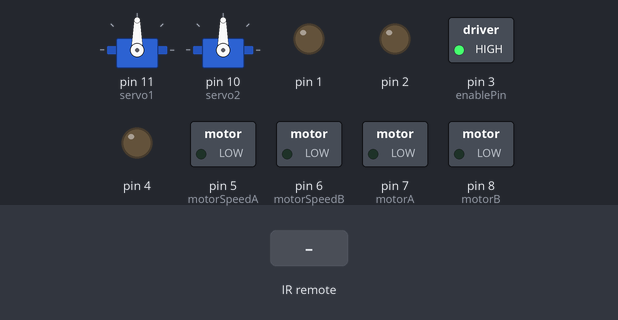
The sketch below on a simulated Arduino Uno, built with avr-gcc and run on an emulated ATmega328P. Shown: 2 × servo, switched loads named in the sketch (green lamp = pin HIGH), output pins drawn as LEDs (lit = HIGH). The test bench sets the inputs (shaded band).

Above: at 1.2 s.
1.3 s: infrared code 0xFF629D received
At 1.8 s:
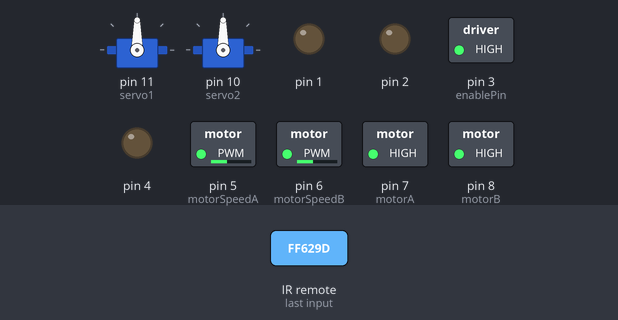
2.8 s: infrared code 0xFFA857 received
At 4.0 s:
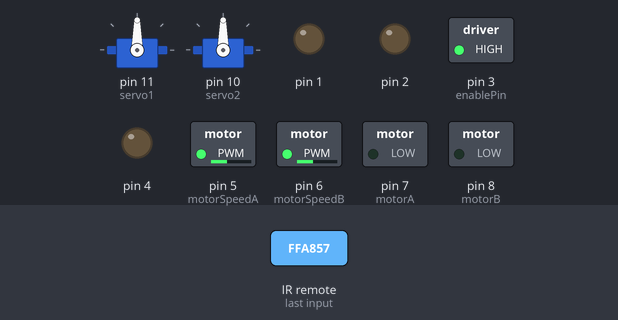
4.3 s: infrared code 0xFFC23D received
At 5.1 s:
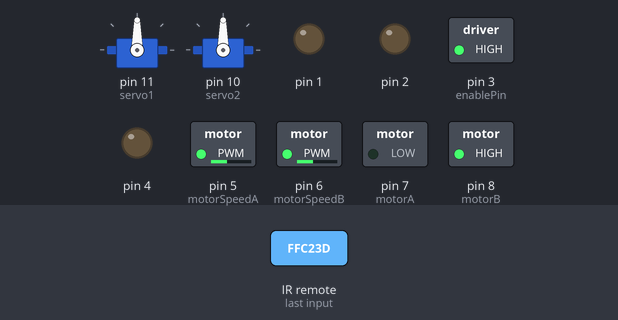
6.8 s: infrared code 0xFF22DD received
At 7.2 s:
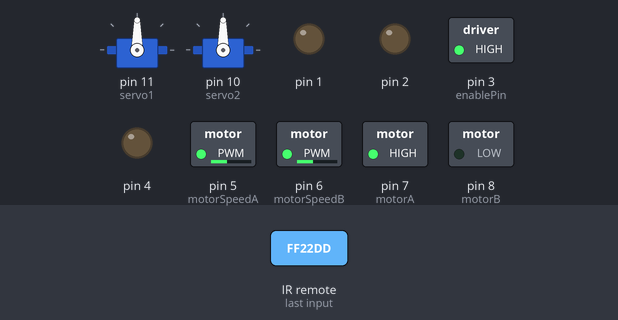
9.3 s: infrared code 0xFFA25D received
At 10.3 s:
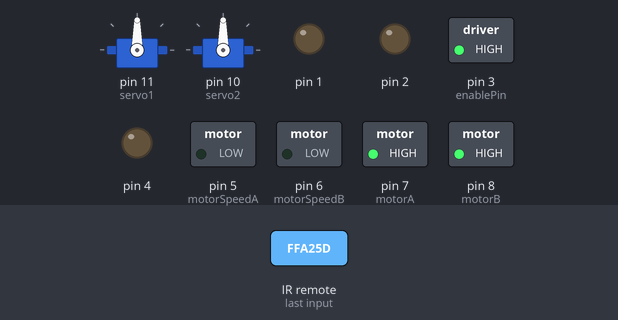
10.8 s: infrared code 0xFFE01F received
At 11.5 s:
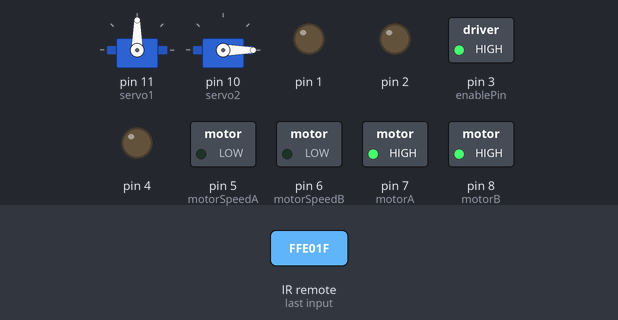
Timing chart, 0 to 13.3 s (numbered marks = the images above; inputs shaded):
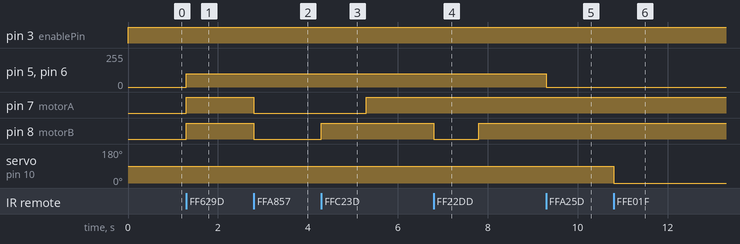

The sketch:

Soccer_Class.ino
```cpp
/* This program is created to allow the car robot ELEGOO to be able to play soccer using the basic movements
   that I have programmed before but by making them as classes and simplying them to make it possible for them
   to be easily called; this would make the program a lot cleaner and simpler. The theme is knowing how to make
   classes properly and knowing how to call them after.


---------------------------------------------------------------- This is the Class ------------------------------------------------------- */


#include <IRremote.h>   // Include the library for the IRremote
#include <Servo.h>     // Include the library for the servo

class Soccer {

private:                   // Encapsulation

  int receiver;            // Pin for IR receiver
  int motorA;              // Pin for motor A
  int motorB;              // Pin for motor B
  int motorSpeedA;         // Pin for motor A speed control
  int motorSpeedB;         // Pin for motor B speed control
  int enablePin;           // Pin to enable motors
  IRrecv* irrecv;          // Update to a pointer for IR receiver
  decode_results results;  // Variable to store IR decoding results
  Servo servo1;            // Servo motor 1
  Servo servo2;            // Servo motor 2


public:

    Soccer(){}
    Soccer(int receiverPin, int pinA, int pinB, int pinSpeedA, int pinSpeedB, int pinEnable)              // Constructor definition for the LineFollower class
  : receiver(receiverPin), motorA(pinA), motorB(pinB), motorSpeedA(pinSpeedA),motorSpeedB(pinSpeedB),
    enablePin(pinEnable), irrecv(new IRrecv(receiverPin)), servo1(), servo2() {}


   void init() {         // Method for Initialization
  irrecv->enableIRIn();

  for (int i = 1; i < 9; i++) {  // Set pins 1 to 8 as output
    pinMode(i, OUTPUT);
  }

  pinMode(enablePin, OUTPUT);    // Set enable pin as output

  servo1.attach(11);             // Servo motor is attached to pin11
  servo2.attach(10);             // Servo motor is attached to pin10
 }

    void ActionSoccer() {
  digitalWrite(enablePin, HIGH);   // Activate the motors

  if (irrecv->decode(&results)) {  // Check if an IR signal is received and decode it

    switch (results.value) {
      case 0xFF629D:              // First case; If this button is pressed
        Forward();                // Move forward
        break;
      case 0xFFA857:              // Second case; If this button is pressed
        Backward();               // Move backward
        break;
      case 0xFFC23D:              // Third case; If this button is pressed
        Right();                  // Turn right
        delay(1000);              // Delay for a second
        Forward();                // Move forward
        break;
      case 0xFF22DD:              // Fourth case; If this button is pressed
        Left();                   // Turn left
        delay(1000);              // Delay for a second
        Forward();                // Move forward
        break;
      case 0xFFA25D:              // Fifth case; If this button is pressed
        Stop();                   // Stop the motors
        break;
      case 0xFFE01F:              // Sixth case; If this button is pressed
        servo1.write(90);         // Control servo1 to a specific position (90 degrees)
        servo2.write(0);          // Control servo2 to a specific position (0 degrees)
        break;
      case 0xFF906F:              // Seventh case; If this button is pressed
        servo1.write(0);          // Control servo1 to a specific position (0 degrees)
        servo2.write(180);        // Control servo2 to a specific position (180 degrees)
        break;
      case 0xFF02FD:              // Eigth case; If this button is pressed
        servo1.write(45);         // Control servo1 to a specific position (45 degrees)
        servo2.write(90);         // Control servo2 to a specific position (90 degrees)
        break;
      case 0xFF42BD:              // Ninth case; If this button is pressed
        Forward();                // Move forward
        delay(500);               // Delay for 500 milliseconds
        Stop();                   // Stop the motors
        break;
      case 0xFF4AB5:              // Tenth case; If this button is pressed
        Backward();               // Move backward
        delay(500);               // Delay for 500 milliseconds
        Stop();                   // Stop the motors
        break;
      case 0xFF9867:              // Eleventh case; If this button is pressed
        Boost1();                 // Activate boost mode 1
        delay(500);               // Delay for 500 milliseconds
        Stop();                   // Stop the motors
        break;
      case 0xFDC4163:             // Twelfth case; If this button is pressed
        Boost2();                 // Activate boost mode 2
        delay(500);               // Delay for 500 milliseconds
        Stop();                   // Stop the motors
        break;
    }

    irrecv->resume();             // Resume the IR receiver to receive the next signal
  }                               // End of if
}                                 // End of method

   void Forward() {
  digitalWrite(motorA, 1);       // Set motorA pin to HIGH
  digitalWrite(motorB, 1);       // Set motorB pin to HIGH
  analogWrite(motorSpeedA, 100); // Set motorSpeedA to 100
  analogWrite(motorSpeedB, 100); // Set motorSpeedB to 100
}

  void Backward() {
  digitalWrite(motorA, 0);       // Set motorA pin to LOW
  digitalWrite(motorB, 0);       // Set motorB pin to LOW
  analogWrite(motorSpeedA, 100); // Set motorSpeedA to 100
  analogWrite(motorSpeedB, 100); // Set motorSpeedB to 100
}

  void Left() {
  digitalWrite(motorA, 1);       // Set motorA pin to HIGH
  digitalWrite(motorB, 0);       // Set motorB pin to LOW
  analogWrite(motorSpeedA, 100); // Set motorSpeedA to 100
  analogWrite(motorSpeedB, 100); // Set motorSpeedB to 100
}

  void Right() {                 // Soccer Feature 1
  digitalWrite(motorA, 0);       // Set motorA pin to LOW
  digitalWrite(motorB, 1);       // Set motorB pin to HIGH
  analogWrite(motorSpeedA, 100); // Set motorSpeedA to 100
  analogWrite(motorSpeedB, 100); // Set motorSpeedB to 100
}

  void Boost1() {                // Soccer Feature 1
  digitalWrite(motorA, 1);       // Set motorA pin to HIGH
  digitalWrite(motorB, 1);       // Set motorB pin to HIGH
  analogWrite(motorSpeedA, 250); // Set motorSpeedA to 250
  analogWrite(motorSpeedB, 250); // Set motorSpeedB to 250
}

  void Boost2() {                // Soccer Feature 2
  digitalWrite(motorA, 0);       // Set motorA pin to LOW to
  digitalWrite(motorB, 0);       // Set motorB pin to LOW to
  analogWrite(motorSpeedA, 250); // Set motorSpeedA to 250
  analogWrite(motorSpeedB, 250); // Set motorSpeedB to 250
}

  void Soccer::Stop() {
  digitalWrite(motorA, 1);      // Set motorA pin to HIGH to turn on
  digitalWrite(motorB, 1);      // Set motorB pin to HIGH to turn on
  analogWrite(motorSpeedA, 0);  // Set motorSpeedA to 0 (stop)
  analogWrite(motorSpeedB, 0);  // Set motorSpeedB to 0 (stop)
}

  };                            // End of class


#define motorA 7          // Define motorA to this pin#
#define motorB 8          // Define motorB to this pin#
#define motorSpeedA 5     // Define motorSpeedA to this pin#
#define motorSpeedB 6     // Define motorSpeedB to this pin#
#define enablePin 3       // Define enablePin to this pin#
#define receiverPin 9     // Define receiverPins to this pin#

Soccer play (receiverPin, motorA, motorB, motorSpeedA, motorSpeedB, enablePin); // Initialize the object with the corresponding pin numbers

void setup() {            // Run the code once
  play.init();            // Initialization for class "play"
}                         // end of setup

void loop() {             // Run the code in loop
  play.ActionSoccer();    // Call this action
}                         // End of loop
```

Measured:
- after the input at 1.3 s, pin 5 (motorSpeedA), pin 6 (motorSpeedB): 0/255 → 100/255 at once; pin 7 (motorA), pin 8 (motorB): LOW → HIGH at once
- after the input at 2.8 s, pin 7 (motorA), pin 8 (motorB): HIGH → LOW at once
- after the input at 4.3 s, pin 7 (motorA): LOW → HIGH after 1.0 s; pin 8 (motorB): LOW → HIGH at once
- after the input at 6.8 s, pin 8 (motorB): HIGH → LOW at once, → HIGH 1.0 s later
- after the input at 9.3 s, pin 5 (motorSpeedA), pin 6 (motorSpeedB): 100/255 → 0/255 at once
- after the input at 10.8 s, servo on pin 10 (servo2): 90° → 0° at once
